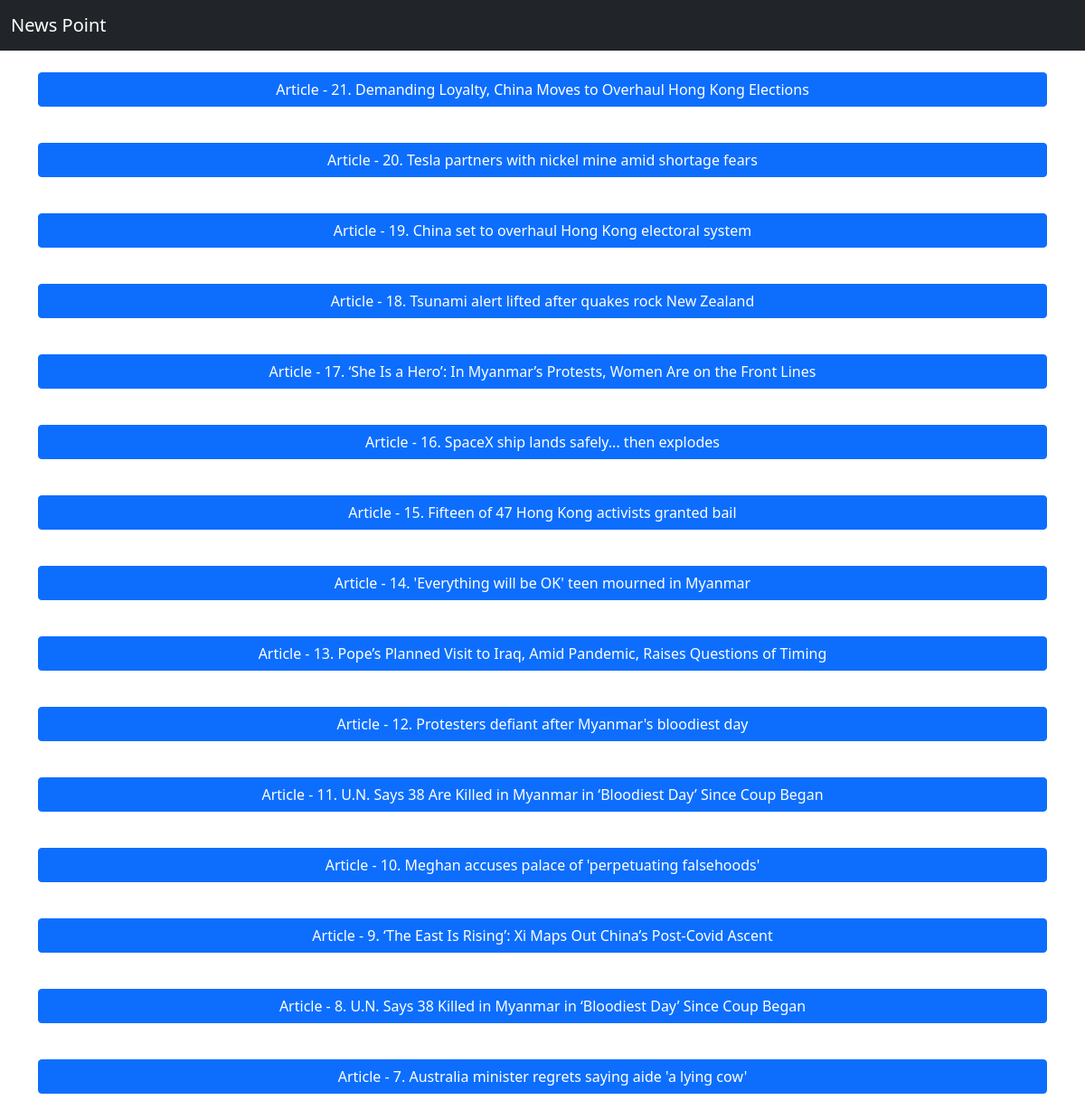
Before: / with the older database file.
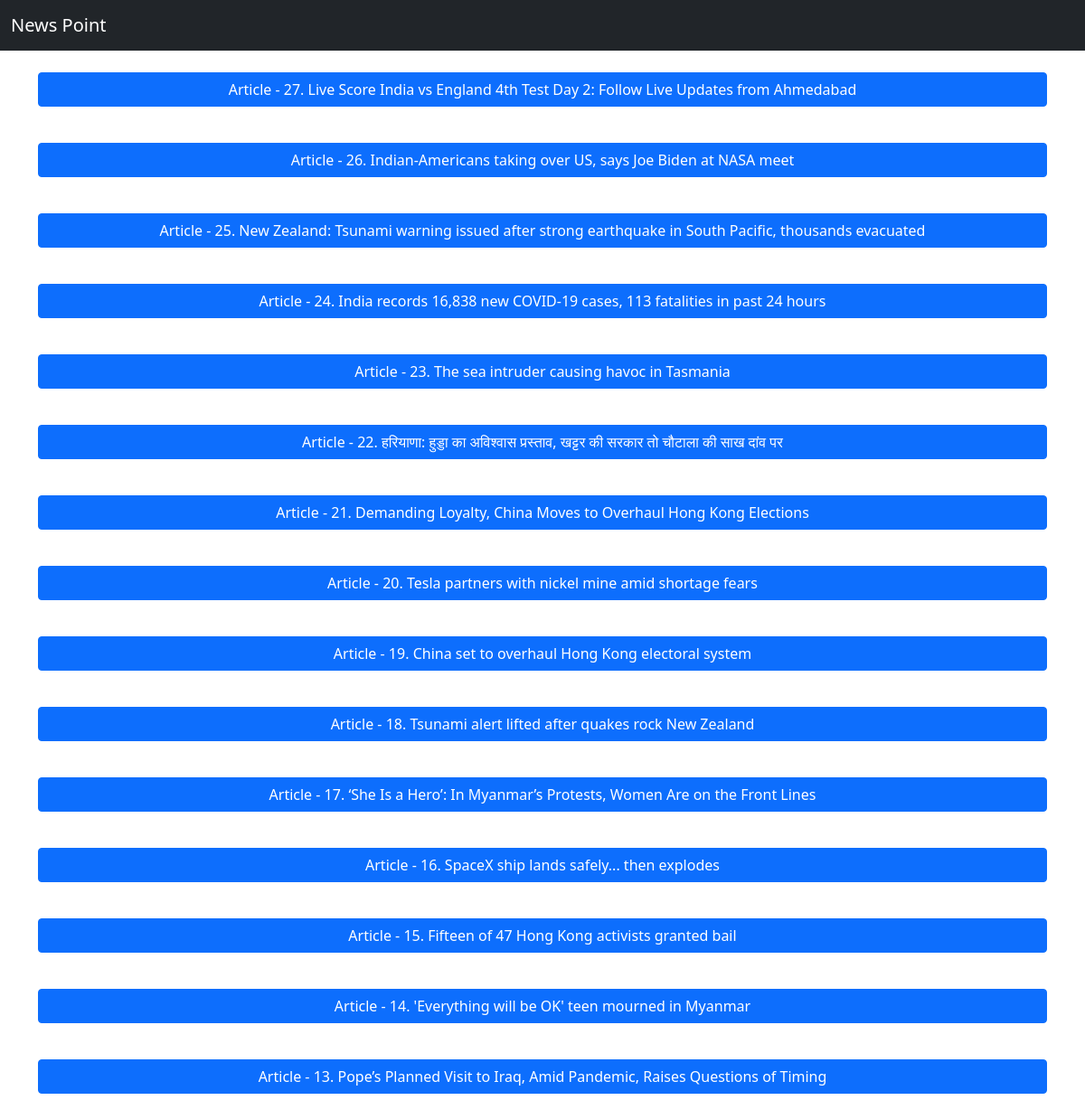
After: the same page with the newer database file.
### main.py (models this page shows, shortened)
class Article(db.Model):
    id = db.Column(db.Integer, primary_key=True)
    headline = db.Column(db.String(200), nullable=False)
    image_url = db.Column(db.String(1000), nullable=False)
    content = db.Column(db.String(400), nullable=False)
    redirect_url = db.Column(db.String(400), nullable=False)
    data_from = db.Column(db.String(200), nullable=False)

### main.py (the view)
@app.route('/')
def index():
    content = Article.query.order_by(Article.id.desc()).limit(15).all()
    return render_template('index.html', content=content)

### templates/Index.html (shortened to what this page needs)
<html>
    <head>
        <link href="https://cdn.jsdelivr.net/npm/bootstrap@5.0.0-beta2/dist/css/bootstrap.min.css" rel="stylesheet">
    </head>
    <body>
        <nav class="navbar navbar-expand-lg navbar-dark bg-dark">
            <div class="container-fluid">
              <a class="navbar-brand" href="/">News Point</a>
              </div>
          </nav>
          <br/>
          <div class="container">
              <div class="row">
            {% for i in content %}
            <div class="col-md-12">
                <p>
                    <button class="btn btn-primary" type="button" data-bs-toggle="collapse" data-bs-target="#collapseExample{{i.id}}" aria-expanded="false" aria-controls="collapseExample{{i.id}}" style="width:100%;">
                      Article - {{i.id}}. {{i.headline}}
                    </button>
                  </p>
                  <br/>
              </div>
            {% endfor %}
        </div>
    </div>
    </body>
</html>

Changed rows visible on the page:
no longer on this page (row unchanged): Article: id "12", headline "Protesters defiant after Myanmar's bloodiest day"
no longer on this page (row unchanged): Article: id "11", headline "U.N. Says 38 Are Killed in Myanmar in ‘Bloodiest Day’ Since Coup Began"
no longer on this page (row unchanged): Article: id "10", headline "Meghan accuses palace of 'perpetuating falsehoods'"
no longer on this page (row unchanged): Article: id "9", headline "‘The East Is Rising’: Xi Maps Out China’s Post-Covid Ascent"
no longer on this page (row unchanged): Article: id "8", headline "U.N. Says 38 Killed in Myanmar in ‘Bloodiest Day’ Since Coup Began"
no longer on this page (row unchanged): Article: id "7", headline "Australia minister regrets saying aide 'a lying cow'"
added Article: id "27", headline "Live Score India vs England 4th Test Day 2: Follow Live Updates from Ahmedabad"
added Article: id "26", headline "Indian-Americans taking over US, says Joe Biden at NASA meet"
added Article: id "25", headline "New Zealand: Tsunami warning issued after strong earthquake in South Pacific, thousands evacuated"
added Article: id "24", headline "India records 16,838 new COVID-19 cases, 113 fatalities in past 24 hours"
added Article: id "23", headline "The sea intruder causing havoc in Tasmania"
added Article: id "22", headline "हरियाणा: हुड्डा का अविश्वास प्रस्ताव, खट्टर की सरकार तो चौटाला की साख दांव पर"
